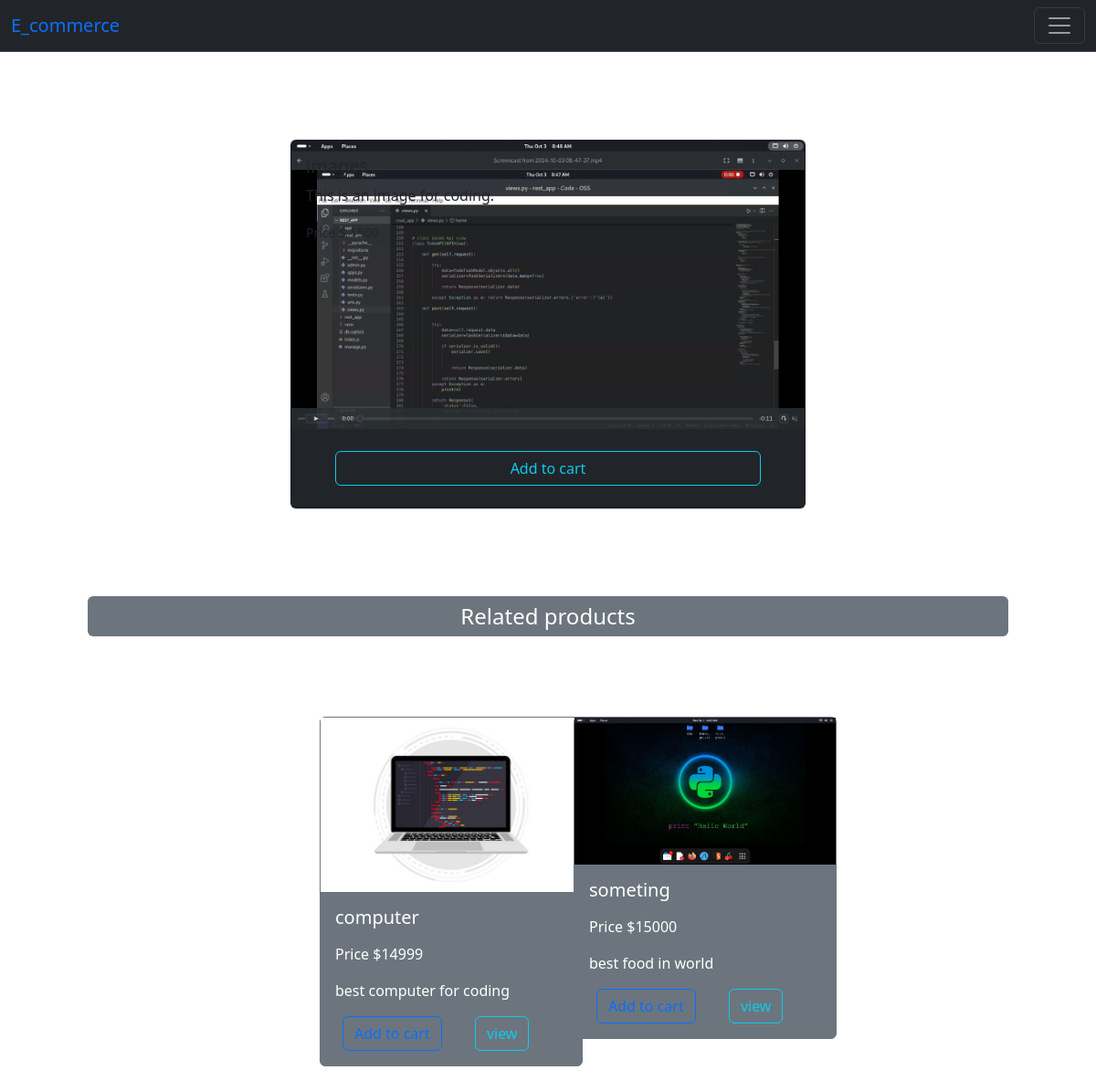
The app's page /product_detail/10 with its own data.
### core/models.py (models this page shows, shortened)
class product_model(models.Model):
    name=models.CharField(max_length=50)
    description=models.TextField()
    category=models.ForeignKey(category_model,on_delete=models.CASCADE,related_name='product')
    price=models.IntegerField()
    vendor=models.ForeignKey(User,on_delete=models.CASCADE,related_name='user')
    created_at=models.DateField(auto_now_add=True)
    updated_at=models.DateField(auto_now=True)
    image=models.ImageField(upload_to='product/images')
    is_delete=models.BooleanField(default=False)

### core/views.py (the view)
# urls.py: path('product_detail/<int:pk>',views.Product_detail_page.as_view(),name='product_detail'),
class Product_detail_page(DetailView):
    template_name='home/product_detail.html'
    model=product_model
    fields='__all__'
    def get_context_data(self, **kwargs):
        context = super().get_context_data(**kwargs)
        context["product"] =product_model.objects.get(id=self.kwargs['pk'])
        category=product_model.objects.get(id=self.kwargs['pk']).category
        context['related_category']=product_model.objects.exclude(category=category)
        return context

### core/templates/home/product_detail.html
{% extends 'base.html' %}
{% block content %}
<div class="container-fuild mx-5 my-5">
    <div class="row d-flex my--5 mx-5 justify-content-center">
        <div class="col-7">
            <div class="card text-bg-dark text-dark my-5 ">
                <img src="{{ product.image.url  }}" class="card-img" alt="...">
                <div class="card-img-overlay">
                    <h5 class="card-title">{{product.name}} </h5>
                    <p class="card-text">
                        {{product.description}}
                    </p>
                    <p class="card-text"><small> Price $ {{product.price}} </small></p>
                </div>
                <a href="{% url 'add_cart' product.id %}" class="btn btn-outline-info   mx-5 my-4">Add to cart</a>
            </div>
        </div>
        <p class="bg-secondary py-1 fs-4 text-center  rounded  px-2 text-white my-4 mt-5"> Related products  </p>
            <div class="row d-flex justify-content-center  my-5 ">
                {% for product in related_category  %}
                <div class="col-3 mx-3 my-3 ">
                  <div href="" class="card border-secondary bg-secondary text-white  rounded " style="width: 18rem;">
                    <img src="{{ product.image.url }}"" class="" alt="...">
                    <div class="card-body">
                      <h5 class="card-title"> <p>{{product.name}}</p> </h5>
                      <p class="card-text">Price  ${{product.price}} </p>
                      <p class="card-text"> {{product.description}} </p>
                      <a href="{% url 'add_cart' product.id %}" class="btn btn-outline-primary mx-2">Add to cart </a>
                      <a href="{% url 'product_detail' product.id %}" class="btn btn-outline-info   mx-4">view </a>
                    </div>
                  </div>
                </div>
                {% endfor %}
            </div>
    </div>
</div>
{% endblock %}

### records on screen
product_model: image (picture), name "images", description "This is an image for coding.", price "1500"
product_model: image (picture), name "computer", price "14999", description "best computer for coding"
product_model: image (picture), name "someting", price "15000", description "best food in world"
